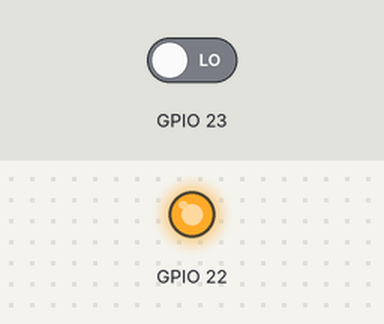
Recording of a program running on a simulated Raspberry Pi (BCM pin numbers). Shown: output pins drawn as LEDs (lit = HIGH). Inputs (shaded band) come from the test bench; at power-on: GPIO 23 LOW.

Above: at 1.2 s.
1.3 s: GPIO 23 driven HIGH
At 1.7 s:
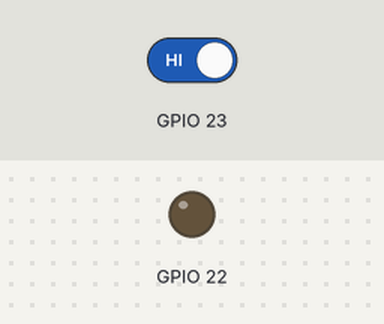
2.8 s: GPIO 23 driven LOW
At 4.0 s:
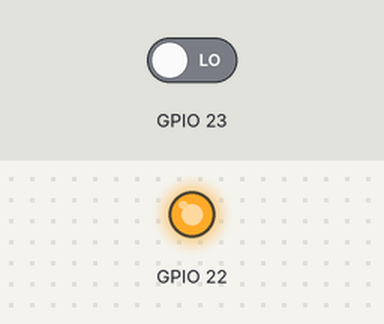
Timing chart, 0 to 5.8 s (numbered marks = the images above; inputs shaded):
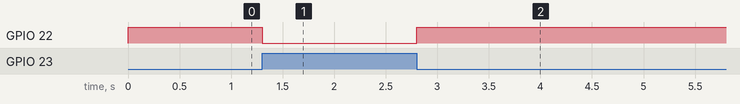

The program:

buttonandled.py
```python
import RPi.GPIO as GPIO
import time

GPIO.setmode(GPIO.BCM)
GPIO.setup(22, GPIO.OUT)
GPIO.setup(23, GPIO.IN)

while True:
    if GPIO.input(23) == 1: #scheinbar ist 1 in meiner schaltung AUS
         #Ausschalten
        GPIO.output(22, GPIO.LOW)

    else:
        #Einschalten
        GPIO.output(22, GPIO.HIGH)

#for i in range(5):
 #   GPIO.output(22, GPIO.HIGH)
  #  time.sleep(0.5)
   # GPIO.output(22, GPIO.LOW)
    #time.sleep(0.5)
```

Measured:
- after the input at 1.3 s, GPIO 22: HIGH → LOW at once
- after the input at 2.8 s, GPIO 22: LOW → HIGH at once
